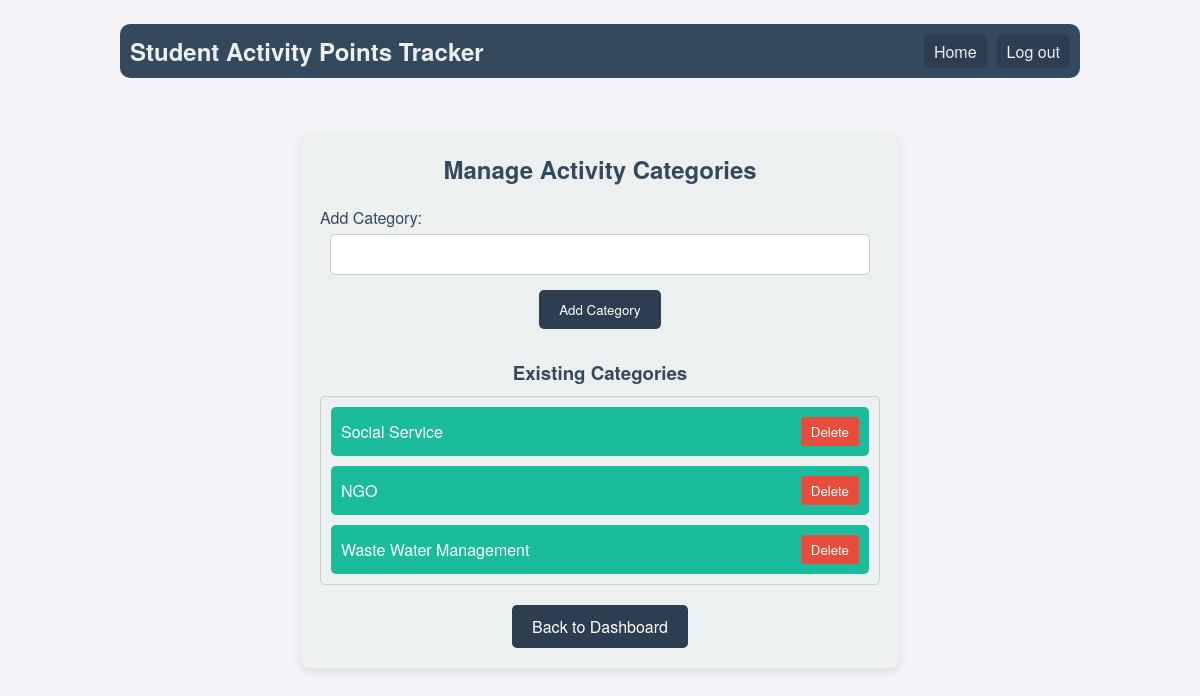
The page /manageCategories/ (signed in) on the database its author committed.
### activityPointsApp/models.py (models this page shows, shortened)
class ActivityCategory(models.Model):
    name = models.CharField(max_length=255)

### activityPointsApp/views.py (the view, shortened to what this page needs)
# urls.py: path('manageCategories/', manage_categories, name='manageCategories'),
def manage_categories(request):
    if 'teacher_email' not in request.session:
        return redirect('loginTeacher')
    categories = ActivityCategory.objects.all()
    return render(request, 'manageCategories.html', {'categories': categories})

### activityPointsApp/templates/manageCategories.html (shortened to what this page needs)
{% load static %}
<!DOCTYPE html>
<html lang="en">
<head>
    <link rel="stylesheet" href="{% static 'manage_categories.css' %}">
</head>
<body>
    <div class="header">
        <div class="app-name">Student Activity Points Tracker</div>
        <div class="nav">
            <a class="nav-item" href="{% url 'home' %}">Home</a>
            <a class="nav-item" href="{% url 'logout' %}">Log out</a>
        </div>
    </div>
    <div class="container">
        <h2>Manage Activity Categories</h2>
        <form method="post" class="form-container">
            <label for="category_name">Add Category:</label>
            <input type="text" id="category_name" name="category_name" required>
            <button type="submit" name="add_category">Add Category</button>
        </form>
        <h3>Existing Categories</h3>
        <ul class="category-list">
            {% for category in categories %}
                <li class="category-item">
                    {{ category.name }}
                    <form method="post" style="display:inline;">
                        <button type="submit" name="delete_category" class="delete-button">Delete</button>
                    </form>
                </li>
            {% endfor %}
        </ul>
        <a href="{% url 'teacherDashboard' %}" class="logout-link">Back to Dashboard</a>
    </div>
</body>
</html>

### activityPointsApp/static/manage_categories.css (style rules this page uses)
* { box-sizing: border-box; margin: 0; padding: 0; font-family: 'Helvetica Neue', Arial, sans-serif; }
body { background-color: #f4f4f9; display: flex; flex-direction: column; align-items: center; justify-content: center; height: 100vh; padding: 20px; }
.header { display: flex; margin-top: 2%; justify-content: space-between; align-items: center; background-color: #34495e; padding: 10px; border-radius: 10px; width: 80%; position: absolute; top: 0; left: 50%; transform: translateX(-50%); }
.app-name { font-size: 24px; color: #ecf0f1; font-weight: bold; }
.nav { display: flex; }
.nav-item { margin-left: 10px; padding: 5px 10px; background-color: #2c3e50; color: #ecf0f1; border-radius: 5px; cursor: pointer; text-decoration: none; }
.container { background-color: #ecf0f1; padding: 20px; border-radius: 10px; box-shadow: 0 4px 10px rgba(0, 0, 0, 0.1); width: 100%; max-width: 600px; margin: auto; text-align: center; }
h2 { margin-bottom: 20px; color: #34495e; }
h3 { margin-top: 30px; margin-bottom: 10px; color: #34495e; }
.form-container { margin-bottom: 20px; }
label { display: block; margin-bottom: 5px; text-align: left; color: #34495e; }
input[type="text"] { width: calc(100% - 20px); padding: 10px; margin-bottom: 15px; border: 1px solid #ccc; border-radius: 5px; }
button { background-color: #2c3e50; border: none; color: white; padding: 10px 20px; border-radius: 5px; cursor: pointer; }
ul.category-list { list-style-type: none; padding: 0; margin: 0; max-height: 200px; overflow-y: auto; border: 1px solid #ccc; border-radius: 5px; background-color: #ecf0f1; }
li.category-item { background-color: #1abc9c; padding: 10px; margin: 10px; border-radius: 5px; display: flex; justify-content: space-between; align-items: center; color: white; }
.delete-button { background-color: #e74c3c; padding: 5px 10px; border: none; color: white; border-radius: 3px; cursor: pointer; }
.logout-link { display: inline-block; margin-top: 20px; background-color: #2c3e50; color: white; padding: 10px 20px; border-radius: 5px; text-decoration: none; }

### rows shown on the page
ActivityCategory: name "Social Service"
ActivityCategory: name "NGO"
ActivityCategory: name "Waste Water Management"
